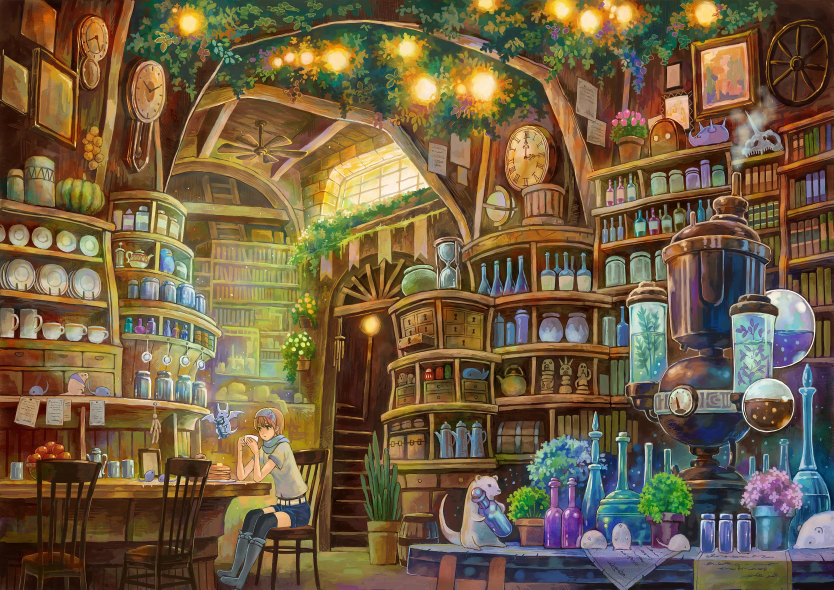
#> input picture tree_home.jpg, 2500 x 1768 px (shown at 1/3 size)
$ python transformation.py
#> lines starting #> are read from the running program, lines starting #| are printed output that depends on the picture
import cv2 as cv
import numpy as np

img = cv.imread('tree_home.jpg')
#> img is the input picture: shape (1768, 2500, 3); mean B, G, R 66, 94.4, 113.6
img = cv.resize(img, (720, 480), interpolation= cv.INTER_AREA)
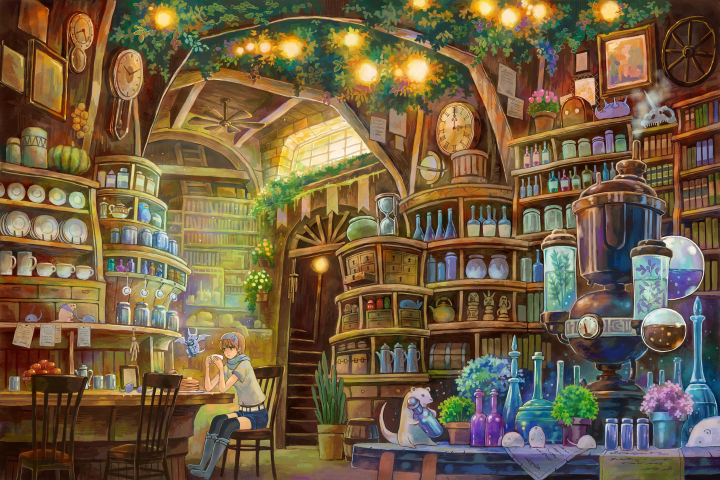
#> img: shape (480, 720, 3); mean B, G, R 66, 94.4, 113.6

cv.imshow('Img', img)

# Translation
def translate(img, x, y):
    transMat = np.float32([1,0,x],[0,1,y])

# Rotation


# Flip
flip = cv.flip(img, 1)   # 0:對x軸向上flip ; 1:對y軸向右flip
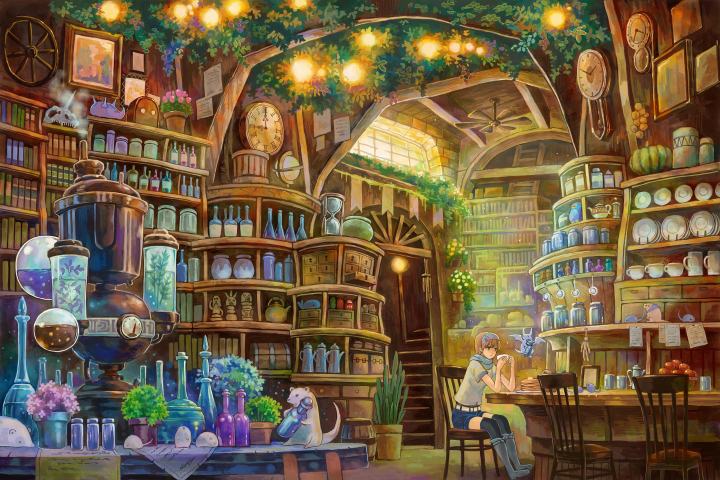
#> flip: shape (480, 720, 3); mean B, G, R 66, 94.4, 113.6
cv.imshow('Flip', flip)

# Cropping
cropped = img[200:400, 300:400]
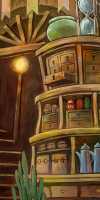
#> cropped: shape (200, 100, 3); mean B, G, R 46, 81.3, 109.6
cv.imshow('Cropped', cropped)

cv.waitKey(0)
